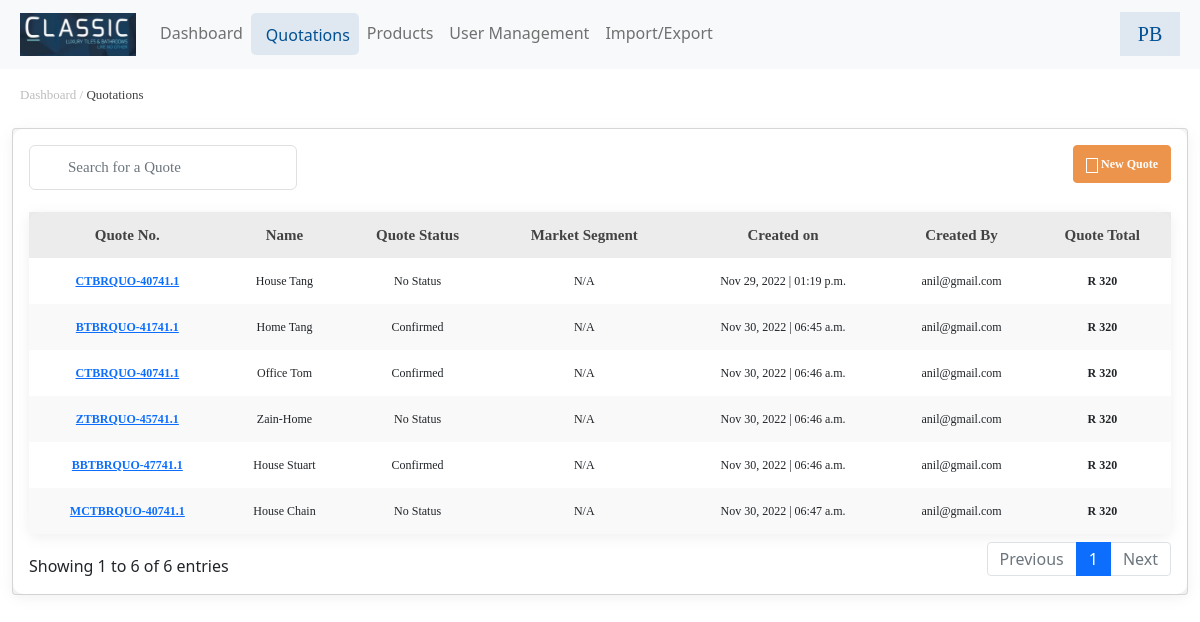
Page /quotations/ on the earlier database version.
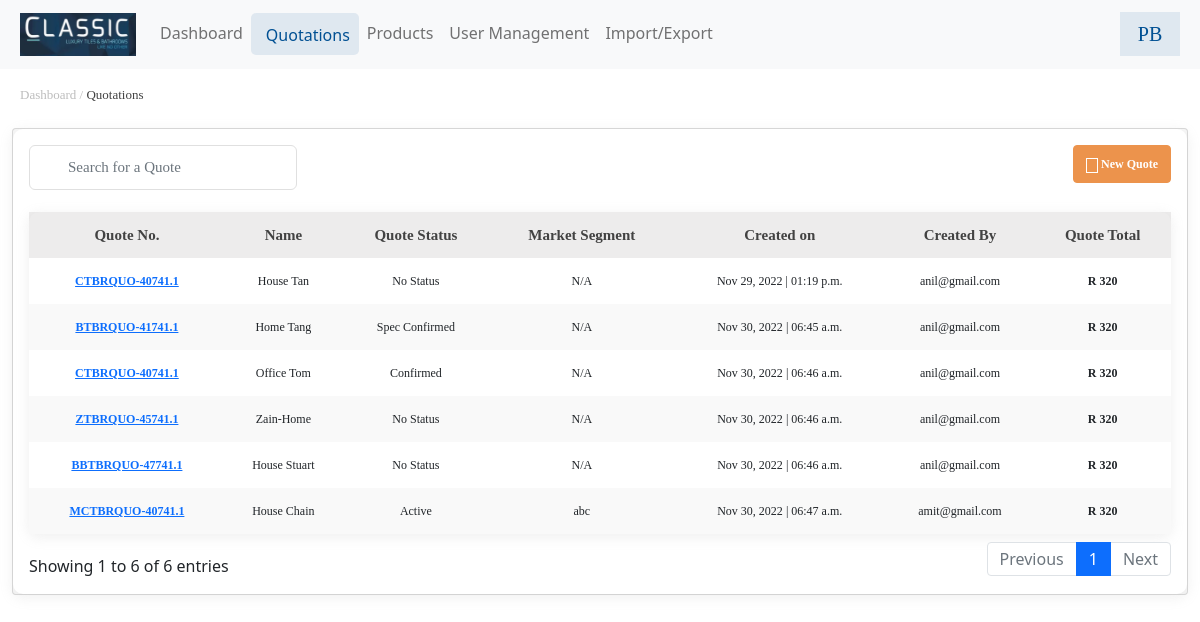
Same page on the later database version.
### app/models.py (models this page shows, shortened)
class Quotation(models.Model):
    quot_no = models.CharField(max_length=200)
    name = models.CharField(max_length=200)
    quot_status = models.CharField(max_length=5, choices=quotationstatus, default="no")
    market_seg = models.CharField(max_length=200)
    created_at = models.DateTimeField(auto_now_add=True)
    created_by = models.ForeignKey(User, on_delete=models.CASCADE)

### app/views.py (the view)
# urls.py: path('quotations/', views.quotation, name='quotations'),
def quotation(request):
    quots = Quotation.objects.all()
    return render(request, "quotation.html", {"quots": quots})

### app/templates/quotation.html (shortened to what this page needs)
{% extends 'base.html' %}
{% load static %}
{% block pagenav %}
<div class="content-header tab-padding-left">
    <div class="container-fluid">
        <div class="row mb-2">
            <div class="col-sm-6">
                <p class="m-0 dashboard-sub-heading">Dashboard / <span style="color:#424242 !important;">Quotations</span></p>
            </div>
        </div>
    </div>
</div>
{% endblock pagenav %}
{% block main-content %}
<section class="content tab-padding-left">
    <div class="container-fluid">
        <div class="card">
            <div class="card-body quotations-card">
                <div class="row">
                    <div class="col-md-3">
                        <div class="form-group has-search">
                            <form action="" method="post">
                                <input type="text" class="form-control searchbox" placeholder="Search for a Quote" id="qsearch"/>
                            </form>
                        </div>
                    </div>
                    <div class="col-md-9 text-right">
                        <button class="btn btn-warning new-quotations-btn"><i class="fa fa-plus quotation-plus-icon"></i> New Quote</button>
                    </div>
                </div>
                <table id="example1" class="table text-center quotations-table">
                    <thead>
                    <tr  class="heading">
                        <th>Quote No.</th>
                        <th>Name</th>
                        <th>Quote Status</th>
                        <th>Market Segment</th>
                        <th>Created on</th>
                        <th>Created By</th>
                        <th>Quote Total</th>
                    </tr>
                    </thead>
                    <tbody id="qtbody">
                    {% for q in quots %}
                    <tr>
                        <td class="fw-bold"><a href="{% url 'quotdetail' q.id %}">{{q.quot_no}}</a></td>
                        <td>{{q.name}}</td>
                        <td>{{q.get_quot_status_display}}</td>
                        <td>{{q.market_seg}}</td>
                        <td>{{q.created_at|date:"M d, Y"}} | {{q.created_at|time:"h:i a"}}</td>
                        <td>{{q.created_by.email}}</td>
                        <td class="fw-bold">R 320</td>
                    </tr>
                    {% endfor %}
                    </tbody>
                </table>
            </div>
        </div>
    </div>
</section>
{% endblock main-content %}

### app/templates/base.html (shortened to what this page needs)
<!DOCTYPE html>
{% load static %}
<html lang="en">
<head>
    <link rel="stylesheet" href="{% static 'plugins/fontawesome-free/css/all.min.css' %}" />
    <link rel="stylesheet" href="{% static 'plugins/icheck-bootstrap/icheck-bootstrap.min.css' %}" />
    <link rel="stylesheet" href="{% static 'dist/css/adminlte.min.css' %}" />
    <link rel="stylesheet" href="{% static 'dist/css/style.css' %}" >
    <link rel="stylesheet" href="{% static 'plugins/datatables-bs4/css/dataTables.bootstrap4.min.css' %}">
    <link rel="stylesheet" href="{% static 'plugins/datatables-responsive/css/responsive.bootstrap4.min.css' %}">
    <link rel="stylesheet" href="{% static 'plugins/datatables-buttons/css/buttons.bootstrap4.min.css' %}">
    <link href="https://cdn.jsdelivr.net/npm/bootstrap@5.0.2/dist/css/bootstrap.min.css" rel="stylesheet">
</head>
<body class="hold-transition sidebar-mini layout-fixed">
    <div class="col-12 p-0">
        <nav class="navbar navbar-expand-lg navbar-light bg-light">
            <div class="container-fluid">
                <a href="{% url 'index' %}" class="navbar-brand"><img src="{% static 'dist/img/logo.png' %}" style="width: 116px;"></a>
                <div class="collapse navbar-collapse" id="navbarCollapse">
                    <div class="navbar-nav">
                        {% if 'dashboard' in request.path %}
                        <a href="{% url 'dashboard' %}" class="nav-item nav-link header-active-menu">Dashboard</a>
                        {% else %}
                        <a href="{% url 'dashboard' %}" class="nav-item nav-link">Dashboard</a>
                        {% endif %}
                        {% if 'quotation' in request.path %}
                        <a href="{% url 'quotations' %}" class="nav-item nav-link header-active-menu">Quotations</a>
                        {% else %}
                        <a href="{% url 'quotations' %}" class="nav-item nav-link">Quotations</a>
                        {% endif %}
                        {% if 'product' in request.path %}
                        <a href="{% url 'products' %}" class="nav-item nav-link header-active-menu">Products</a>
                        {% else %}
                        <a href="{% url 'products' %}" class="nav-item nav-link">Products</a>
                        {% endif %}
                        <a href="#" class="nav-item nav-link">User Management</a>
                        <a href="#" class="nav-item nav-link">Import/Export</a>
                    </div>
                    <div class="navbar-nav ms-auto">
                        <a href="#" class="nav-item nav-link header-side-left-text">PB</a>
                    </div>
                </div>
            </div>
        </nav>
        {% block pagenav %} {% endblock pagenav %}
        {% block main-content %} {% endblock main-content %}
    </div>
</body>
</html>

### app/templates/ajax.html (shortened to what this page needs)
{% load static %}

Differences in the rows shown:
changed Quotation: name "House Tang" → "House Tan"
changed Quotation "BTBRQUO-41741.1": quot_status "Confirmed" → "Spec Confirmed"
changed Quotation "BBTBRQUO-47741.1": quot_status "Confirmed" → "No Status"
changed Quotation "MCTBRQUO-40741.1": quot_status "No Status" → "Active"; market_seg "N/A" → "abc"; created_by.email "anil@gmail.com" → "amit@gmail.com"
